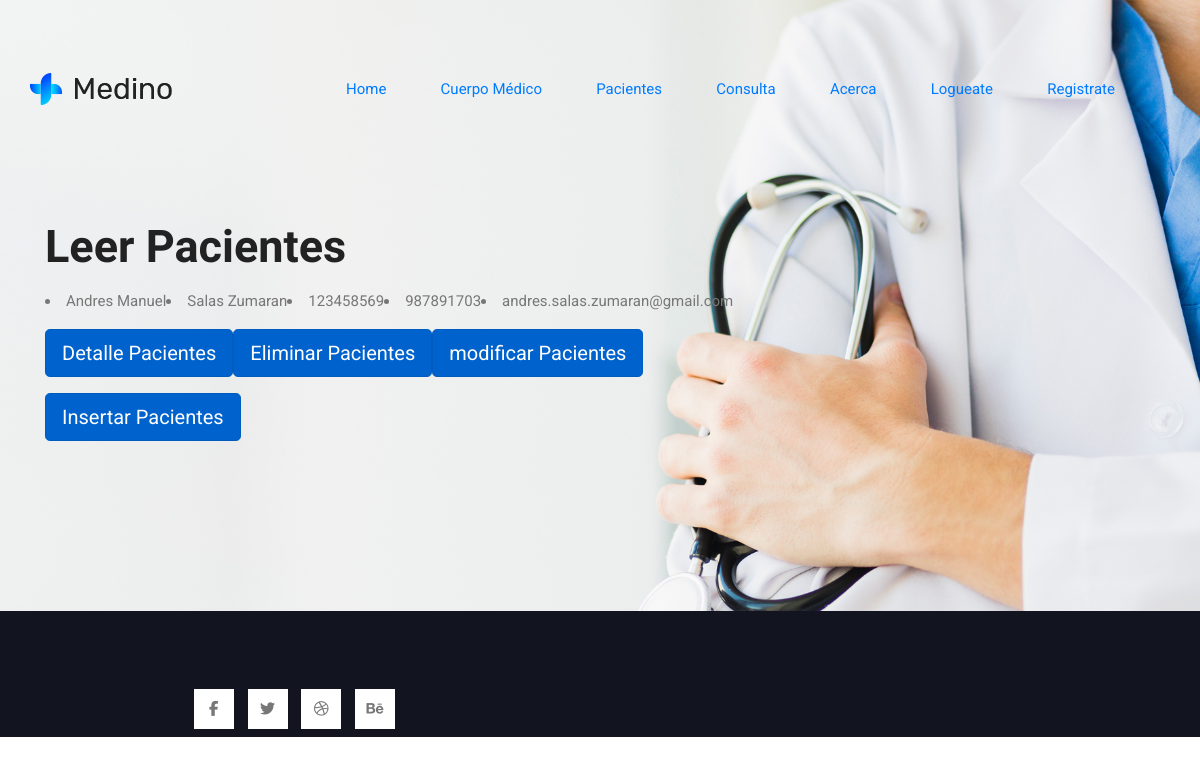
Page /AppCentroSalud/pacientes_leer on the earlier database version.
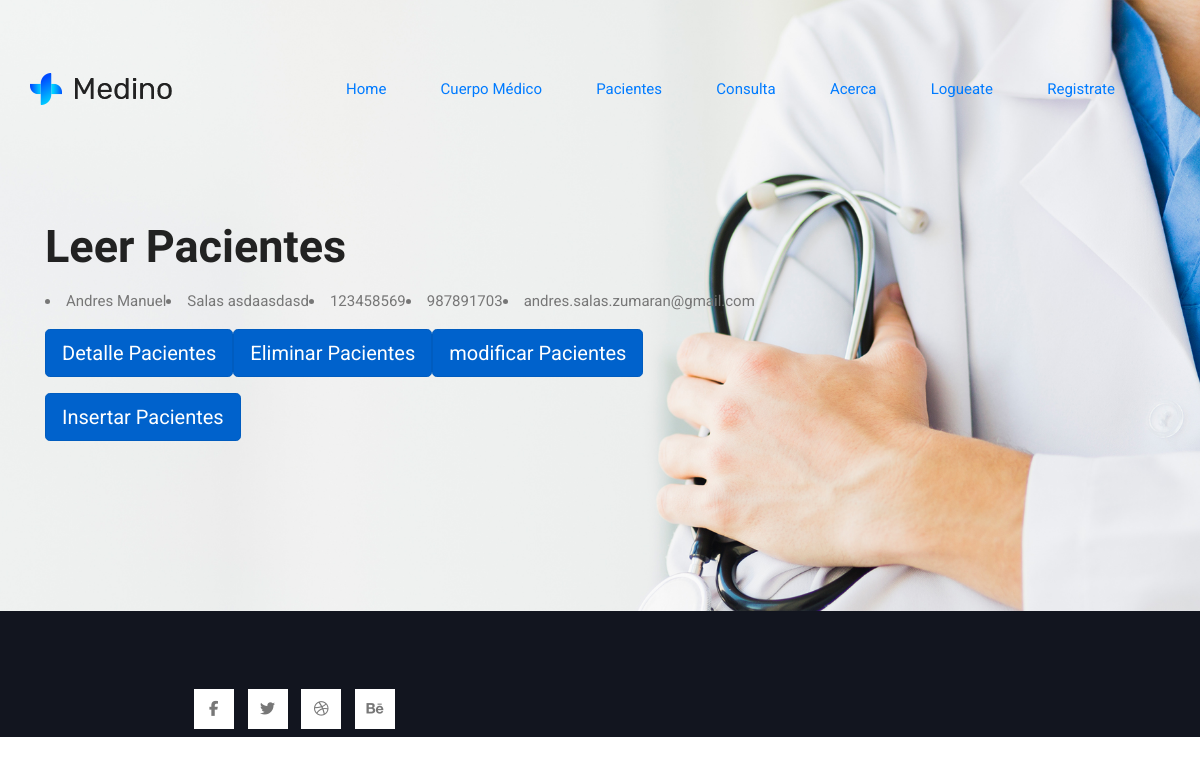
Same page on the later database version.
### AppCentroSalud/models.py (models this page shows, shortened)
class Persona(models.Model):
 nombre = models.CharField(max_length=30)
 apellido = models.CharField(max_length=30)
 documento = models.CharField(max_length=15)
 email = models.EmailField()
 telefono = models.CharField(max_length=15)

### AppCentroSalud/views.py (the view)
# urls.py: path('pacientes_leer',views.PersonaLista.as_view(), name="pacientesLeer"),
class PersonaLista(ListView):
    model = Persona
    template_name = "AppCentroSalud/pacientes_leer.html"

### AppCentroSalud/templates/AppCentroSalud/pacientes_leer.html
{% extends 'AppCentroSalud/padre.html' %} {% load static %} {% block contenidoQueCambia %}
<h1>Leer Pacientes</h1>
<div class="container">
	{% for f in object_list %}
	<div class="row mt-3">
		<li>{{f.nombre}}</li>
		<li>{{f.apellido}}</li>
		<li>{{f.documento}}</li>
		<li>{{f.telefono}}</li>
		<li>{{f.email}}</li>
	</div>
	<div class="row mt-3">
		<a class="btn btn-primary btn-lg active" role="button" aria-pressed="true" href="{% url 'pacienteDetalle' f.id %}">Detalle Pacientes</a>
		<a class="btn btn-primary btn-lg active" role="button" aria-pressed="true" href="{% url 'pacienteEliminar' f.id %}">Eliminar Pacientes</a>
		<a class="btn btn-primary btn-lg active" role="button" aria-pressed="true" href="{% url 'pacienteModificar' f.id %}">modificar Pacientes</a>
	</div>
	{% endfor %}
	<div class="row mt-3">
		<a class="btn btn-primary btn-lg active" role="button" aria-pressed="true" href="{% url 'pacienteInsertar' %}">Insertar Pacientes</a>
	</div>
</div>
{% endblock %}

Differences in the rows shown:
changed Persona "Andres Manuel": apellido "Salas Zumaran" → "Salas asdaasdasd"
